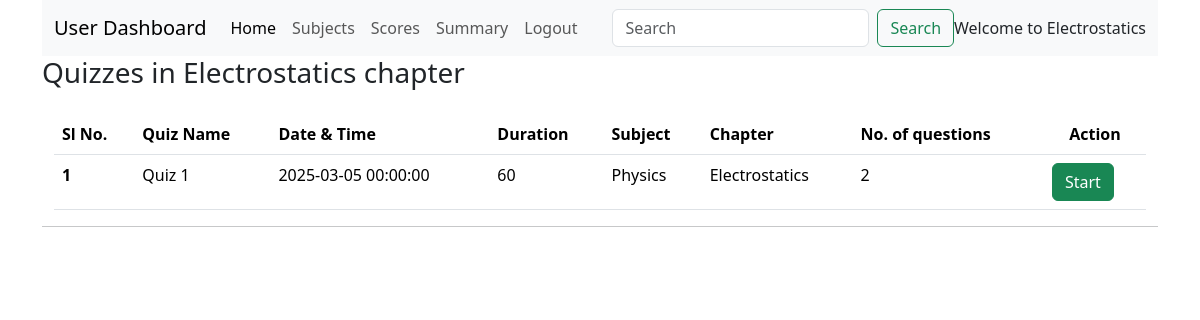
/explore_subject/1/1/Electrostatics, run on an earlier commit of the app's database.
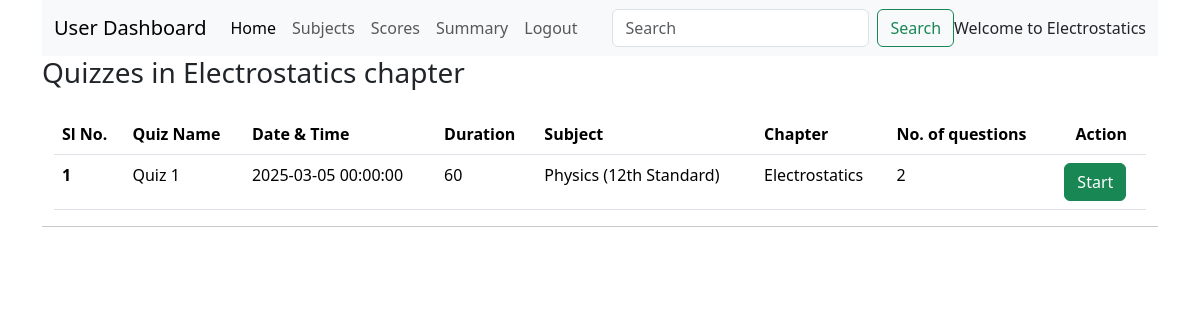
And on a later commit of the database.
### backend/models.py (models this page shows)
class Quiz(db.Model):
  __tablename__="quiz"
  q_id=db.Column(db.Integer, primary_key=True, nullable=False)
  name=db.Column(db.String, nullable=False)
  chapter_id=db.Column(db.Integer, db.ForeignKey("chapter.ch_id"), nullable=False)
  date_of_quiz=db.Column(db.DateTime, nullable=False, default=datetime.now())
  time_duration=db.Column(db.Integer, nullable=True, default=60)
  remarks=db.Column(db.String)
  questions=db.relationship("Question", cascade="all,delete", backref="quiz", lazy=True)
  scores=db.relationship("Scores", cascade="all,delete", backref="quiz", lazy=True)

class Subject(db.Model):
  __tablename__="subject"
  sub_id=db.Column(db.Integer, primary_key=True, nullable=False)
  name=db.Column(db.String, nullable=False)
  description=db.Column(db.String)
  chapters=db.relationship("Chapter", cascade="all,delete", backref="subject", lazy=True)

class Chapter(db.Model):
  __tablename__="chapter"
  ch_id=db.Column(db.Integer, primary_key=True, nullable=False)
  subject_id=db.Column(db.Integer, db.ForeignKey("subject.sub_id"), nullable=False)
  name=db.Column(db.String, nullable=False)
  description=db.Column(db.String)
  quizes=db.relationship("Quiz", cascade="all,delete", backref="chapter", lazy=True)

### backend/controllers.py (the view)
@app.route('/explore_subject/<int:subject_id>/<int:chapter_id>/<string:name>')
def quiz_for_quizzes( subject_id, chapter_id, name):
  quizzes= db.session.query(Quiz).filter(Quiz.chapter_id == chapter_id).all()
  chapter = db.session.query(Chapter).filter(Chapter.ch_id == chapter_id).first()
  return render_template('user_quizzes.html', chapter=chapter, quizzes=quizzes, name=name)

### templates/user_quizzes.html (shortened to what this page needs)
<!DOCTYPE html>
<html lang="en">
<head>
  <link href="https://cdn.jsdelivr.net/npm/bootstrap@5.3.3/dist/css/bootstrap.min.css" rel="stylesheet">
  <link href="https://cdn.jsdelivr.net/npm/bootstrap-icons/font/bootstrap-icons.css" rel="stylesheet">
  <link href="/static/style/user_dashboard.css" rel="stylesheet">
</head>
<body>
  <div class="container new-container">
    <nav class="navbar navbar-expand-lg bg-body-tertiary">
      <div class="container-fluid">
        <a class="navbar-brand" href="#">User Dashboard</a>
        <div class="collapse navbar-collapse" id="navbarSupportedContent">
          <ul class="navbar-nav me-auto mb-2 mb-lg-0">
            <li class="nav-item">
              <a class="nav-link active" aria-current="page" href="/user_dashboard/{{name}}">Home</a>
            </li>
            <li class="nav-item">
              <a class="nav-link" href="/explore_subject/{{name}}">Subjects</a>
            </li>
            <li class="nav-item">
              <a class="nav-link" href="/score/{{name}}">Scores</a>
            </li>
            <li class="nav-item">
              <a class="nav-link" href="#">Summary</a>
            </li>
            <li class="nav-item">
              <a class="nav-link" onclick="window.location.href='/'">Logout</a>
            </li>
          </ul>
          <form class="d-flex" role="search" method="POST" action="">
            <input class="form-control me-2" type="search" placeholder="Search" aria-label="Search">
            <button class="btn btn-outline-success" type="submit">Search</button>
          </form>
          <span class="nav=text">
            Welcome to {{name}}
          </span>
        </div>
      </div>
    </nav>
    <h3>Quizzes in {{chapter.name}} chapter</h3>
    <div class="container new-container">
      <table class="table table-striped">
        <table class="table">
          <thead>
            <tr>
              <th scope="col">Sl No.</th>
              <th scope="col">Quiz Name</th>
              <th scope="col">Date & Time </th>
              <th scope="col">Duration</th>
              <th scope="col">Subject</th>
              <th scope="col">Chapter</th>
              <th scope="col">No. of questions</th>
              <th scope="col" class="text-center">Action</th>
            </tr>
          </thead>
          <tbody>
            {% for quiz in quizzes %}
            <tr>
              <th scope="row">{{loop.index}}</th>
              <td >{{quiz.name}}</td>
              <td >{{quiz.date_of_quiz}}</td>
              <td >{{quiz.time_duration}}</td>
              <td >{{quiz.chapter.subject.name}}</td>
              <td >{{quiz.chapter.name}}</td>
              <td>{{quiz.questions | length}}</td>
              <td><a href="/attempt_quiz/{{quiz.q_id}}/{{name}}" type="button" class="btn btn-success">Start</a>
              {% endfor %}
            </tr>
          </tbody>
        </table>
      </table>
    </div>
    <hr />
  </div>
</body>
</html>

What changed in the data, as far as the page shows it:
changed through a linked row, Quiz "Quiz 1": chapter.subject.name "Physics" → "Physics (12th Standard)"
